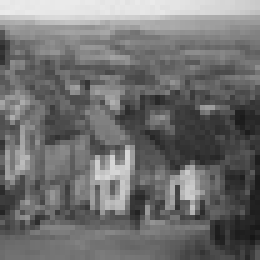
%> input picture HistogramSpecification/test_case/2.jpg, 52 x 52 px, shrunk from 256 x 256 before the run (shown 5 times larger); its folder holds 5 pictures in this run
$ octave histogram_specification_demo.m   (GNU Octave 9; MATLAB toolbox functions it lacks are replaced by stand-ins)
%> lines starting %> are read from the running program, lines starting %| are printed output that depends on the picture
### HistogramSpecification/histogramSpecification.m
function [img_spec] = histogramSpecification(inputImg, targetImg)
% histogramSpecification Performs histogram specification (matching).
%
%   img_spec = histogramSpecification(inputImg, targetImg)
%
%   Transforms the inputImg so its histogram matches the histogram of targetImg.
%   This function handles both grayscale and RGB images.
%
%   Inputs:
%       inputImg  - The source image matrix to be transformed (uint8).
%       targetImg - The image whose histogram will be the target (uint8).
%
%   Outputs:
%       img_spec  - The transformed image (uint8).

    % --- Helper function to calculate the scaled Cumulative Distribution Function (CDF) ---
    % This is the core of histogram-based transformations.
    function scaled_cdf = calculate_scaled_cdf(image_channel)
        num_bins = 256;

        % Calculate histogram
        counts = zeros(1, num_bins);
        for i = 0:(num_bins - 1)
            counts(i + 1) = sum(image_channel(:) == i);
        end

        % Calculate PDF (Probability Density Function)
        pdf = counts / numel(image_channel);

        % Calculate CDF
        cdf = cumsum(pdf);

        % Scale CDF to the range [0, 255] for mapping
        scaled_cdf = round((num_bins - 1) * cdf);
    end

    % --- Main Logic: Handle Grayscale vs. RGB ---
    if size(inputImg, 3) == 1 % Case 1: Grayscale Image
        % Ensure target is also grayscale for a valid comparison
        if size(targetImg, 3) == 3
            targetImg = rgb2gray(targetImg);
        end

        % Step 1: Calculate scaled CDF for both input and target images
        s_in = calculate_scaled_cdf(inputImg);
        s_target = calculate_scaled_cdf(targetImg);

        % Step 2: Create the mapping from input intensity to target intensity
        mapping = zeros(1, 256);
        for g = 1:256
            % For each intensity `g` in the input, find the intensity `z` in the
            % target that has the closest CDF value.
            [~, z] = min(abs(s_in(g) - s_target));
            mapping(g) = z - 1; % Subtract 1 for 0-based intensity values
        end

        % Step 3: Apply the mapping to the input image
        img_spec = mapping(double(inputImg) + 1);

    else % Case 2: RGB Image
        img_spec = zeros(size(inputImg)); % Pre-allocate output

        % Ensure target is also RGB
        if size(targetImg, 3) == 1
            targetImg = repmat(targetImg, [1, 1, 3]); % Convert grayscale to RGB
        end

        % Process each color channel independently
        for channel = 1:3
            s_in = calculate_scaled_cdf(inputImg(:,:,channel));
            s_target = calculate_scaled_cdf(targetImg(:,:,channel));

            mapping = zeros(1, 256);
            for g = 1:256
                [~, z] = min(abs(s_in(g) - s_target));
                mapping(g) = z - 1;
            end

            img_spec(:,:,channel) = mapping(double(inputImg(:,:,channel)) + 1);
        end
    end

    % Convert the final result back to uint8 for image display
    img_spec = uint8(img_spec);
end

### customHistogram.m
function [counts, bin_locations] = customHistogram(imageData, num_bins)
% customHistogram Computes the histogram of an image or a single channel.
%   [counts, bin_locations] = customHistogram(imageData, num_bins)
%   calculates the frequency distribution of pixel values in imageData.
%
%   Inputs:
%       imageData - A matrix of image data (can be grayscale, a color image,
%                   or a single color channel). If a color image is provided,
%                   all pixel values from all channels are flattened and
%                   counted together.
%       num_bins  - The number of bins to use for the histogram (typically
%                   256 for 8-bit images).
%
%   Outputs:
%       counts        - A 1xnum_bins vector of pixel counts for each bin.
%       bin_locations - A 1xnum_bins vector representing the pixel value
%                       for each bin (e.g., 0, 1, ..., 255).

    % Convert input data to a flat vector of doubles for processing.
    data = double(imageData(:));

    % Define the bin edges. For an 8-bit image, values range from 0 to 255.
    % Create num_bins+1 edges from 0 to num_bins because it's a histogram (num_bins bar).
    edges = linspace(0, num_bins, num_bins + 1);

    % Initialize a vector to store the counts (frequency) for each bin.
    counts = zeros(1, num_bins);

    % Loop-based implementation to count the frequencies of each pixel.
    for i = 1:num_bins
        % Count all pixel values that are >= the left edge AND < the right edge.
        counts(i) = sum(data >= edges(i) & data < edges(i+1));
    end

    % The bin locations correspond to the integer pixel values (0, 1, 2, ...).
    bin_locations = 0:(num_bins-1);

end

### HistogramSpecification/histogram_specification_demo.m
% Histogram Specification Demo with side-by-side histogram comparisons
clc;
clear;
close all;

% --- 1. Setup Image Directory and Target Image ---
image_folder = './test_case/';
image_files = [
    dir(fullfile(image_folder, '*.bmp'));
    dir(fullfile(image_folder, '*.png'));
    dir(fullfile(image_folder, '*.jpg'))
];

% --- Define the target image ---
% IMPORTANT: You must have an image named 'target.png' (or change the name below)
% in the same directory for this demo to work.
target_filename = './test_case/2.jpg';
if ~exist(target_filename, 'file')
    error('Target image "%s" not found. Please add it to the directory.', target_filename);
end
target_img = imread(target_filename);
%> target_img is the input picture: size 52x52x3 uint8; min 22, max 235, mean 112.2


if isempty(image_files)
    error('No image files (.bmp, .png, .jpg) found in the current directory.');
end

% --- Helper function for plotting histograms using your custom function ---
function plotCustomHistogram(subplotHandle, image, plotTitle)
    axes(subplotHandle); % Activate the correct subplot
    if size(image, 3) == 3
        data = rgb2gray(image);
    else
        data = image;
    end
    [counts, centers] = customHistogram(data, 256);
    bar(centers, counts, 'hist');
    xlim([0 255]);
    xlabel('Pixel Value');
    ylabel('Frequency');
    title(plotTitle);
end

% --- 2. Loop Through Each Image ---
for k = 1:length(image_files)
    current_filename = image_files(k).name;

    % Skip the target image if it's found in the directory loop
    if strcmpi(current_filename, target_filename)
        continue;
    end

    full_filepath = fullfile(image_folder, current_filename);
    fprintf('Processing image: %s\n', current_filename);

    try
        img = imread(full_filepath);
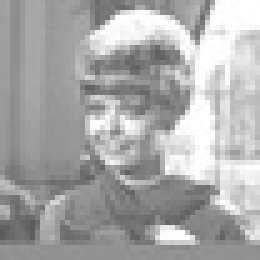
%> input picture HistogramSpecification/test_case/1.jpg, 52 x 52 px, shrunk from 256 x 256 before the run (shown 5 times larger)
%> img is the input picture: size 52x52x3 uint8; min 90, max 255, mean 169.6
    catch ME
        warning('Failed to read "%s". Skipping file. Error: %s', current_filename, ME.message);
        continue;
    end

    % --- Apply Histogram Specification ---
    img_specified = histogramSpecification(img, target_img);
%> after the loop in histogramSpecification, `for channel = 1:3`:
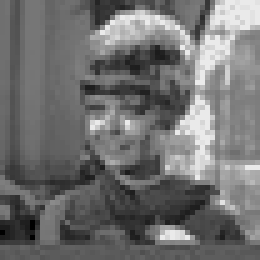
%> img_spec: size 52x52x3 double (shown 5 times larger); min 0, max 234, mean 112.4
%> after the loop in histogramSpecification, `for channel = 1:3`: mapping = 256 values from 0 to 234

    % --- 3. Create Comparison Plots ---

    % Figure 1: Shows the Input and Target images and their histograms
    figure('Name', [current_filename ' - Input vs Target'], 'NumberTitle', 'off');

    % Input Image
    h1 = subplot(2, 2, 1);
    imshow(img);
    title(['Input: ' current_filename], 'Interpreter', 'none');

    % Input Histogram
    h2 = subplot(2, 2, 2);
    plotCustomHistogram(h2, img, 'Input Histogram');
%> in customHistogram, `data = double(imageData(:));`: data = 2704 values, max 255 at index 962, min 90 at index 357, mean 169.6
%> after the loop in customHistogram, `for i = 1:num_bins`: counts = 256 values, max 99 at index 256, min 0 at index 1, mean 10.56
%> in plotCustomHistogram, `[counts, centers] = customHistogram(data, 256);`: centers = 256 values from 0 to 255

    % Target Image
    h3 = subplot(2, 2, 3);
    imshow(target_img);
    title(['Target: ' target_filename], 'Interpreter', 'none');

    % Target Histogram
    h4 = subplot(2, 2, 4);
    plotCustomHistogram(h4, target_img, 'Target Histogram');
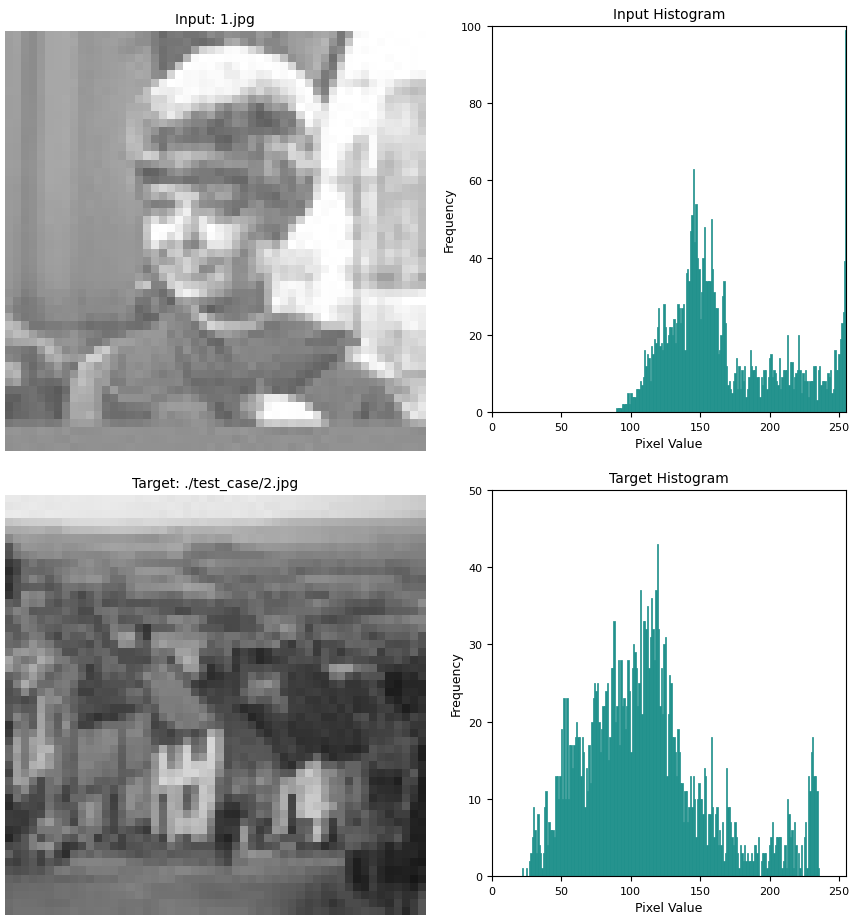
%> figure redrawn from the program's plot data, 4 panels

    % Figure 2: Shows the final result after specification
    figure('Name', [current_filename ' - Specification Result'], 'NumberTitle', 'off');

    % Specified Image
    h5 = subplot(1, 2, 1);
    imshow(img_specified);
    title('Specified Image');

    % Specified Histogram
    h6 = subplot(1, 2, 2);
    plotCustomHistogram(h6, img_specified, 'Specified Histogram');
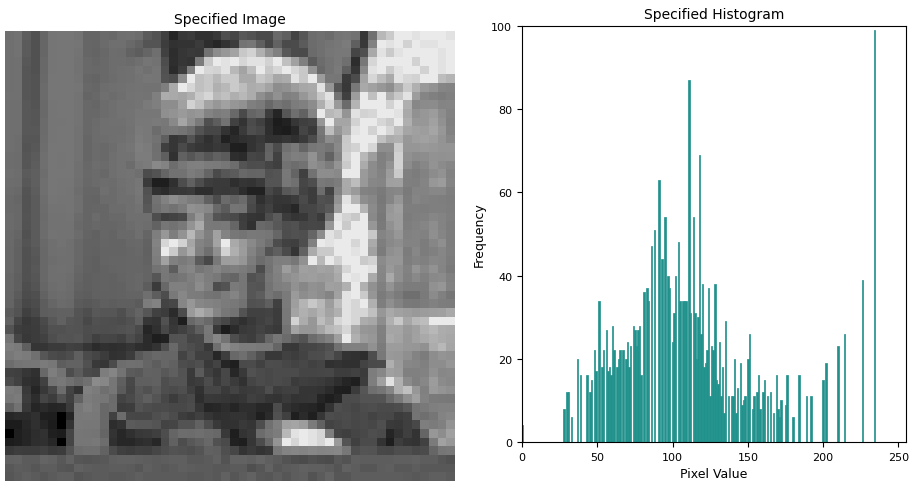
%> figure redrawn from the program's plot data, 2 panels
%> pass 3 of the loop `for k = 1:length(image_files)`:
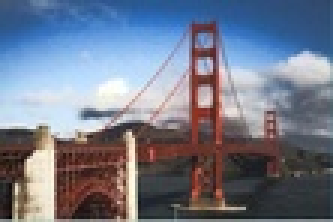
%> input picture HistogramSpecification/test_case/3.jpg, 111 x 74 px, shrunk from 540 x 360 before the run (shown 3 times larger)
%> img is the input picture: size 74x111x3 uint8; mean R, G, B 114.3, 121.1, 138.2
%> in plotCustomHistogram (call 9), `data = rgb2gray(image);`:
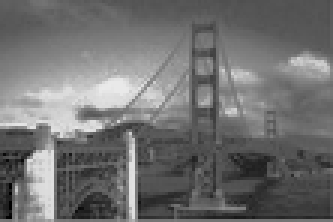
%> data: size 74x111 uint8 (shown 3 times larger); min 0, max 234, mean 112.1
%> in plotCustomHistogram (call 9), `[counts, centers] = customHistogram(data, 256);`: counts = 256 values, max 175 at index 85, min 0 at index 2, mean 32.09
%> `plotCustomHistogram(h6, img_specified, 'Specified Histogram');`:
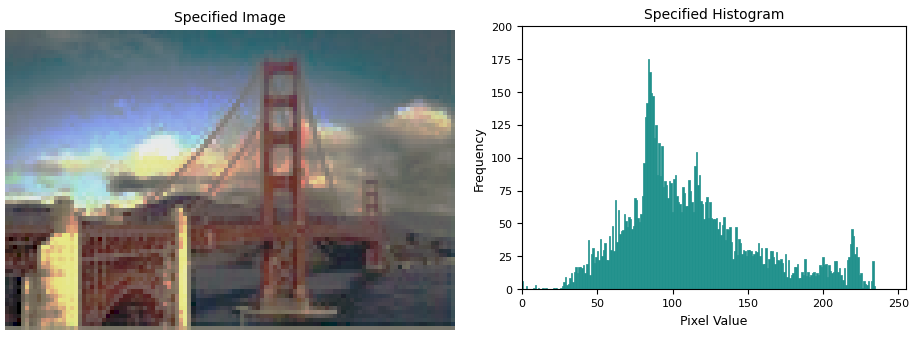
%> figure redrawn from the program's plot data, 2 panels
%> the loop made 5 passes; the first 3 are shown
end

disp('Finished processing all images.');
%| Finished processing all images.
